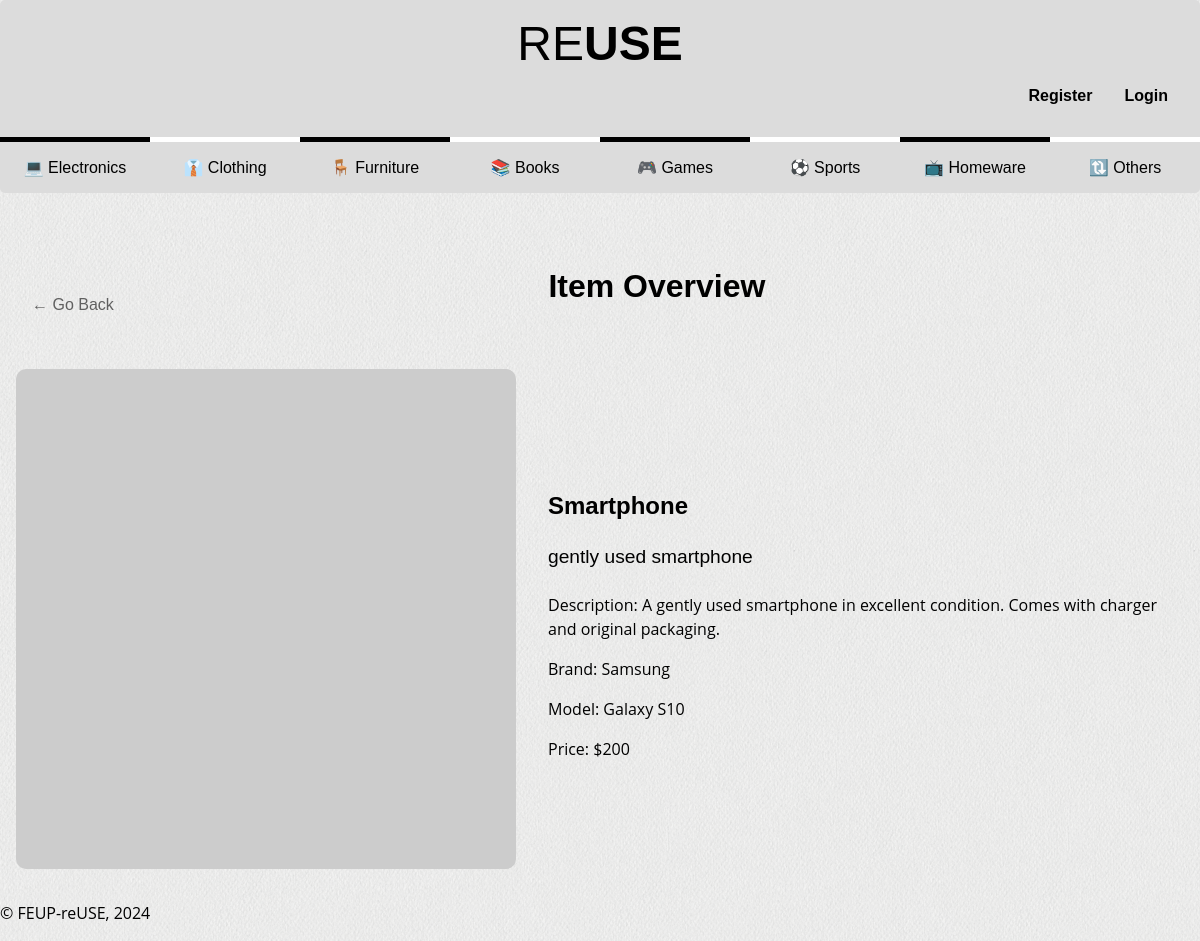
The page /pages/item.php?idItem=1 on the database its author committed.
### tables this page shows
CREATE TABLE Categories (
    idCategory INTEGER PRIMARY KEY,
    categoryName TEXT UNIQUE NOT NULL
);

CREATE TABLE Items (
    idItem INTEGER PRIMARY KEY,
    idSeller INTEGER NOT NULL,
    name TEXT NOT NULL,
    introduction TEXT,
    description TEXT,
    idCategory TEXT,
    brand TEXT,
    model TEXT,
    idSize TEXT,
    idCondition TEXT,
    price REAL NOT NULL,
    active BOOLEAN NOT NULL DEFAULT TRUE,
    --falta imagem
    FOREIGN KEY (idSeller) REFERENCES Users(idUser),
    FOREIGN KEY (idCategory) REFERENCES Categories(idCategory),
    FOREIGN KEY (idSize) REFERENCES Sizes(idSize),
    FOREIGN KEY (idCondition) REFERENCES Conditions(idCondition)
);

### pages/item.php (called while the page is built, shortened)
<?php
    require_once(__DIR__ . '/../utils/session.php');
    $session = new Session();
    require_once(__DIR__ . '/../database/connection.db.php');
    require_once(__DIR__ . '/../database/category.class.php');
    require_once(__DIR__ . '/../database/item.class.php');
    require_once(__DIR__ . '/../templates/common.tpl.php');
    require_once(__DIR__ . '/../templates/item.tpl.php');
    $db = getDatabaseConnection();
    $idItem =(int) $_GET['idItem'];
    $categories = Category::getCategories($db);
    $item = Item::getItemById($db, $idItem);
    drawHeader($session);
    drawCategories($categories);
    drawItem($item);
    drawFooter();
?>

### utils/session.php (called while the page is built, shortened)
<?php
  class Session {
    public function isLoggedIn() : bool {
      return isset($_SESSION['id']);
    }
  }
?>

### database/category.class.php (called while the page is built, shortened)
<?php
class Category {
    public function __construct(int $idCategory, string $categoryName) {
        $this->categoryName = $categoryName;
    }
    static function getCategories(PDO $db) : array {
        $stmt = $db->prepare('SELECT * FROM Categories');
        $stmt->execute();
        $categories = array();
        while ($category = $stmt->fetch()) {
            $categories[] = new Category(
              $category['idCategory'],
              $category['categoryName']
            );
        }
        return $categories;
    }
}
?>

### database/item.class.php (called while the page is built, shortened)
<?php
require_once 'connection.db.php';
require_once 'category.class.php';
class Item {
    public function __construct(int $idItem, int $idSeller, string $name, ?string $introduction, ?string $description, ?Category $category, ?string $brand, ?string $model, ?Size $size, ?Condition $condition, float $price, bool $active) {
        $this->name = $name;
        $this->introduction = $introduction;
        $this->description = $description;
        $this->brand = $brand;
        $this->model = $model;
        $this->price = $price;
    }
    public static function getItemById(PDO $db ,int $idItem): ?Item {
        $stmt = $db->prepare('SELECT * FROM Items WHERE idItem = ?');
        $stmt->execute(array($idItem));
        $item = $stmt->fetch(PDO::FETCH_ASSOC);
        return new Item(
            $item['idItem'],
            $item['idSeller'],
            $item['name'],
            $item['introduction'],
            $item['description'],
            null,
            $item['brand'],
            $item['model'],
            null,
            null,
            $item['price'],
            true
        );
    }
}
?>

### templates/common.tpl.php (the view, shortened to what this page needs)
<?php function drawHeader($session) { ?>
  <!DOCTYPE html>
  <html lang="en">
    <head>
      <link rel="stylesheet" href="../css/style.css">
      <link rel="stylesheet" href="../css/layout.css">
      <link rel="stylesheet" href="../css/responsive.css">
    </head>
    <body>
      <header>
        <h1>
            <a href="../pages/index.php">RE<strong>USE</strong></a>
        </h1>
        <?php
          if ($session->isLoggedIn()) {
        ?>
            <div id="user-icons">
              <a href="../pages/messages.php"><img src="../docs/images/icon_chat.svg" alt="Messages"></a>
              <a href="../pages/add_publication.php"><img src="../docs/images/icon_add.svg" alt="Add Publication"></a>
              <a href="#"><img src="../docs/images/icon_cart.svg" alt="Cart"></a>
              <a href="../pages/user-profile.php"><img src="../docs/images/icon_profile.svg" alt="Profile"></a>
            </div>
        <?php
          } else {
        ?>
            <div id="signup">
                <a href="../pages/register.php">Register</a>
                <a href="../pages/login.php">Login</a>
            </div>
        <?php
          }
        ?>
      </header>
<?php } ?>
<?php function drawCategories($categories) { ?>
    <nav id="menu">
        <ul>
            <?php foreach ($categories as $category) { ?>
                <li><a href="../pages/index.php"><?= $category->categoryName ?></a></li>
            <?php } ?>
        </ul>
    </nav>
<?php } ?>
<?php function drawFooter() { ?>
    <footer>
        <p>&copy; FEUP-reUSE, 2024</p>
    </footer>
  </body>
</html>
<?php } ?>

### templates/item.tpl.php (shortened to what this page needs)
<?php
  require_once(__DIR__ . '/../database/item.class.php')
?>
<?php function drawItem(Item $item) { ?>
    <section id="item-details">
        <header>
            <button>&#8592; Go Back</button>
            <h2>Item Overview</h2>
        </header>
        <article>
            <img src="https://picsum.photos/500/500?theme=<?=$item->name?>" alt="description">
            <div class="item-info">
                <h3><?=$item->name?></h3>
                <h4><?=$item->introduction?></h4>
                <p>Description: <?=$item->description?></p>
                <p>Brand: <?=$item->brand?></p>
                <p>Model: <?=$item->model?></p>
                <p>Price: $<?=$item->price?></p>
            </div>
        </article>
    </section>
<?php } ?>

### css/style.css (style rules this page uses)
:root { --lightgrey: #dcdcdc; --lightergrey: #eaeaea; --grey: #606060; --blue: #007bff; --darkblue: #0056b3; --black: #000000; --white: #ffffff; }
a { text-decoration: none; color: var(--black); transition: 0.3s ease; }
body > header { background-color: var(--lightgrey); border-radius: 5px 5px 0 0; }
body > header h1 { font-size: 3em; font-weight: 100; color: var(--black); margin: 0; }
body > header strong { font-weight: 900; }
body > header h1 a { text-decoration: none; color: var(--black); }
#signup a { font-weight: bold; padding: 1em; }
#menu { background-color: var(--lightgrey); border-radius: 0 0 5px 5px; }
#menu ul { margin: 0; padding: 0; }
#menu li { list-style-type: none; text-align: center; padding: 1em 0; }
#menu a { padding: 1em; }
#menu li:nth-child(odd) { border-top: 5px solid var(--black); }
#menu li:nth-child(even) { border-top: 5px solid var(--white); }
button { background-color: var(--blue); color: var(--white); border: none; padding: 0.5em 1em; border-radius: 5px; transition: 0.3s; }
#item-details { margin-top: 2em; padding: 1em; }
#item-details h2 { font-size: 2em; margin-bottom: 2em; }
#item-details article img { width: 500px; height: 500px; margin-right: 1em; border-radius: 10px; }
#item-details header button { background-color: transparent; color: var(--grey); font-size: 1em; }
.item-info { padding: 1em; }
.item-info h3 { font-size: 1.5em; }
.item-info h4 { font-size: 1.2em; font-weight: 500; }
.item-info p { margin-bottom: 0.5em; }
body { font-family: "Poppins", sans-serif; }
p { font-family: "Open Sans", sans-serif; line-height: 1.5em; }

### css/layout.css (style rules this page uses)
body { margin: 0 auto; background-image: url("../docs/images/website_background.png"); width: 80em; display: grid; grid-template-columns: 1fr 4fr; grid-template-rows: auto; grid-template-areas: "header header" "menu menu" "signup signup" "details details" "aside items" "footer footer"; }
body > header { grid-area: header; }
#menu { grid-area: menu; }
body > footer { grid-area: footer; }
body > header { display: flex; flex-direction: column; padding: 1em; }
body > header h1 { display: flex; justify-content: center; }
#signup, #user-icons { display: flex; justify-content: flex-end; }
#menu ul { display: flex; flex-direction: row; flex-wrap: wrap; }
#menu li { display: block; flex: 1; }
#item-details { grid-area: details; display: flex; flex-direction: column; align-items: center; }
#item-details header { display: flex; justify-content: space-between; width: 100%; }
#item-details header h2 { flex: 1; text-align: center; }
#item-details article { display: flex; align-items: center; }

### css/responsive.css (style rules this page uses)
@media (max-width: 80em) { body { width: 100%; } }

### rows shown on the page
categories: categoryName "💻 Electronics"
categories: categoryName "👔 Clothing"
categories: categoryName "🪑 Furniture"
categories: categoryName "📚 Books"
categories: categoryName "🎮 Games"
categories: categoryName "⚽ Sports"
categories: categoryName "📺 Homeware"
categories: categoryName "🔃 Others"
items: name "Smartphone", introduction "gently used smartphone", description "A gently used smartphone in excellent condition. Comes with charger and original packaging.", brand "Samsung", model "Galaxy S10", price "200"
